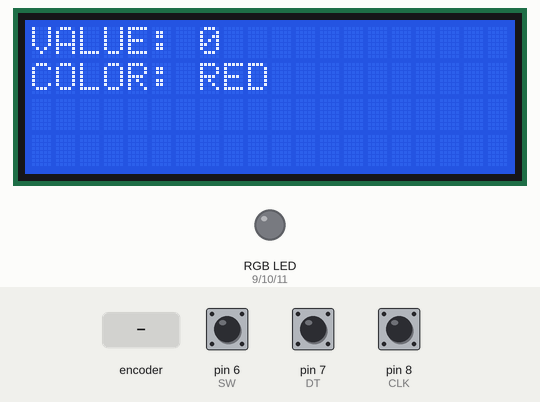
This sketch was run on a simulated Arduino Uno, built with avr-gcc and run on an emulated ATmega328P. Shown: 20×4 character LCD, an RGB LED mixed from three pins (HIGH = lit). The test bench sets the inputs (shaded band); at power-on: pin 6 (SW) HIGH, pin 7 (DT) HIGH, pin 8 (CLK) HIGH. Dim RGB values are drawn brighter than linear.

Above: at 1.2 s.
1.3 s: pin 6 (SW) pulled LOW for 0.15 s
At 2.5 s:
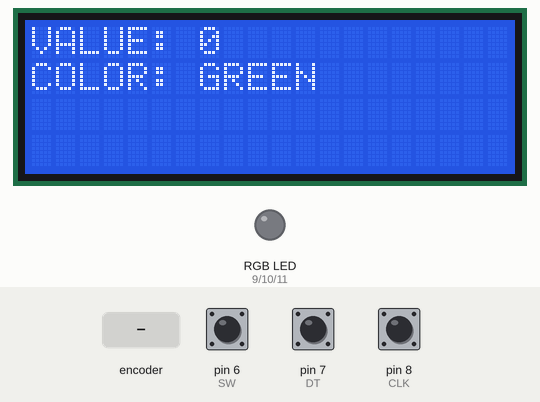
2.9 s: pin 6 (SW) pulled LOW for 1 s
At 3.9 s:
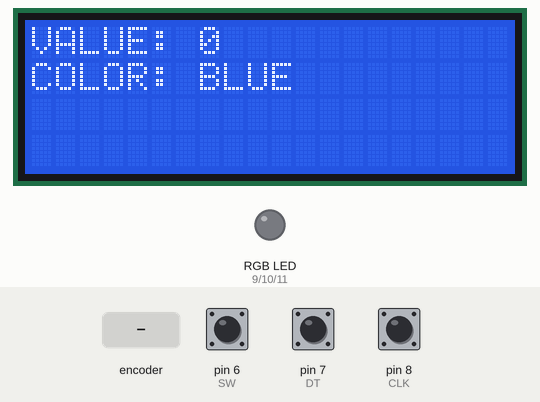
5.4 s: rotary encoder on pin 8 (CLK) / pin 7 (DT) turned 3 steps (first pin leading)
At 5.72 s:
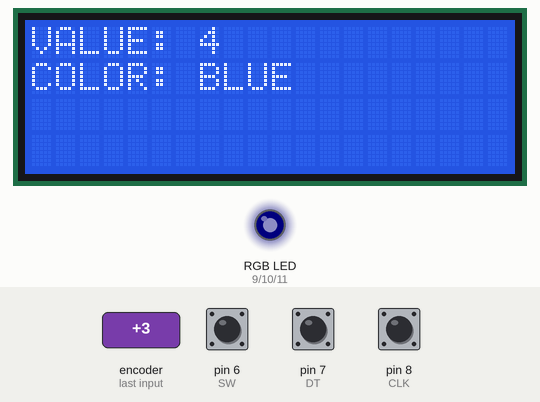
7.5 s: rotary encoder on pin 8 (CLK) / pin 7 (DT) turned 1 step (first pin leading)
At 8.3 s:
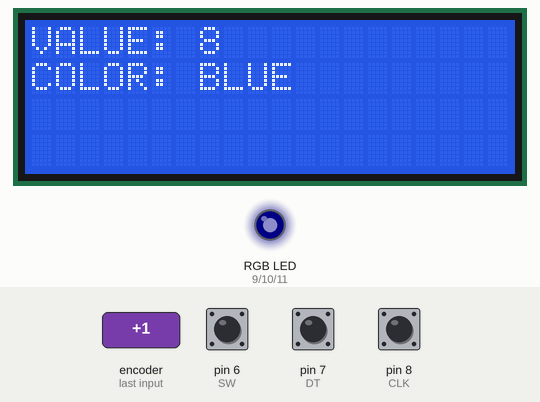
9.2 s: pin 6 (SW) pulled LOW for 0.15 s
At 9.9 s:
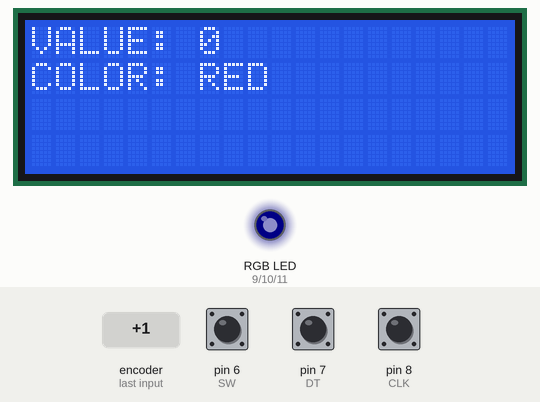
10.8 s: rotary encoder on pin 8 (CLK) / pin 7 (DT) turned 1 step (first pin leading)
At 12.0 s:
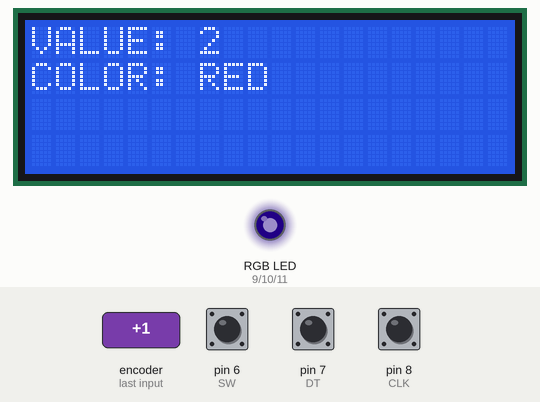
Timing chart, 0 to 13.5 s (numbered marks = the images above; inputs shaded):
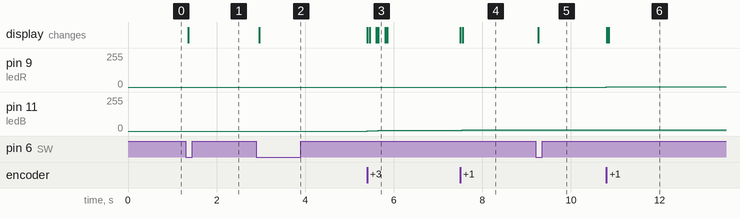

Measured:
- after the input at 1.3 s, the display: changes after 0.06 s (image 1)
- after the input at 2.9 s, the display: changes after 0.06 s (image 2)
- after the input at 5.4 s, pin 11 (ledB): 0/255 → 2/255 at once, → 4/255 0.20 s later, → 6/255 0.20 s later; the display: first changes at once (image 3 shows a later state)
- after the input at 7.5 s, pin 11 (ledB): 6/255 → 8/255 at once; the display: first changes at once (image 4 shows a later state)
- after the input at 9.2 s, the display: changes after 0.06 s (image 5)
- after the input at 10.8 s, pin 9 (ledR): 0/255 → 2/255 at once; the display: first changes at once (image 6 shows a later state)

The sketch:

FadeRGB_wi_encoder.ino
```cpp
#include <Wire.h>
#include <LiquidCrystal_I2C.h>
const int  en = 2, rw = 1, rs = 0, d4 = 4, d5 = 5, d6 = 6, d7 = 7, bl = 3;
const int i2c_addr = 0x27;
LiquidCrystal_I2C lcd(i2c_addr, en, rw, rs, d4, d5, d6, d7, bl, POSITIVE);
int SW = 6;             //Rotary encoder
int DT = 7;
int CLK = 8;
int ledR = 9;           // the PWM pin the LED is attached to
int ledG = 10;
int ledB = 11;
int brightnessR = 0;    // how bright the LED is
int brightnessG = 0;
int brightnessB = 0;
int counter = 0;
int colorSelect = 0;    // 0 for red, 1 for green, 2 for blue
int currentStateCLK;
int previousStateCLK;

unsigned long previousMillis = 0;
int buttonState;
int lastButtonState = HIGH;
unsigned long lastDebounceTime = 0;
unsigned long debounceDelay = 50;

void setup() {
  // declare pin 9 to be an output:
  pinMode(SW, INPUT_PULLUP);
  pinMode(DT, INPUT);
  pinMode(CLK, INPUT);
  pinMode(ledR, OUTPUT);
  pinMode(ledG, OUTPUT);
  pinMode(ledB, OUTPUT);
  lcd.begin(20,4);
  lcd.setCursor(0,0);lcd.print("VALUE: "); lcd.setCursor(7,0);lcd.print(0);
  lcd.setCursor(0,1);lcd.print("COLOR: "); lcd.setCursor(7,1);lcd.print("RED");
  previousStateCLK = digitalRead(CLK);
}

void loop() {
  int reading = digitalRead(SW);
  if (reading != lastButtonState) {lastDebounceTime = millis();}
  if ((millis() - lastDebounceTime) > debounceDelay) {
    if (reading != buttonState) {
      buttonState = reading;
      if (buttonState == LOW) {
        colorSelect++;
        if ( colorSelect >= 3 ){colorSelect = 0;}
        lcd.setCursor(7,1);lcd.print("     ");
        if (colorSelect == 0){lcd.setCursor(7,1);lcd.print("RED");
                              if (brightnessR <=0){lcd.setCursor(7,0); lcd.print(0); }
                              if (brightnessR > 0){lcd.setCursor(7,0); lcd.print("   ");
                              lcd.setCursor(7,0); lcd.print(brightnessR);}
                             }
        if (colorSelect == 1){lcd.setCursor(7,1);lcd.print("GREEN");
                              if (brightnessG <=0){lcd.setCursor(7,0); lcd.print(0); }
                              if (brightnessG > 0){lcd.setCursor(7,0); lcd.print("   ");
                              lcd.setCursor(7,0); lcd.print(brightnessG);}
                             }
        if (colorSelect == 2){lcd.setCursor(7,1);lcd.print("BLUE");
                              if (brightnessB <=0){lcd.setCursor(7,0); lcd.print(0); }
                              if (brightnessB > 0){lcd.setCursor(7,0); lcd.print("   ");
                              lcd.setCursor(7,0); lcd.print(brightnessB);}
                             }
  }
    }
  }
  lastButtonState = reading;

  currentStateCLK = digitalRead(CLK);
  if (currentStateCLK != previousStateCLK) {rotaryEncoder();}
}

void rotaryEncoder(){
  if (digitalRead(DT) != currentStateCLK) {
      if (colorSelect == 0){brightnessR ++;}
      if (colorSelect == 1){brightnessG ++;}
      if (colorSelect == 2){brightnessB ++;}
    }
    else {
      if (colorSelect == 0){brightnessR --;}
      if (colorSelect == 1){brightnessG --;}
      if (colorSelect == 2){brightnessB --;}
    }
    previousStateCLK = currentStateCLK;

    if (colorSelect == 0){analogWrite(ledR, brightnessR);
                         if (brightnessR <=0){lcd.setCursor(7,0); lcd.print(0); }
                         if (brightnessR > 0){lcd.setCursor(7,0); lcd.print("   ");
                         lcd.setCursor(7,0); lcd.print(brightnessR);}
                         }

    if (colorSelect == 1){analogWrite(ledG, brightnessG);
                         if (brightnessG <=0){lcd.setCursor(7,0); lcd.print(0); }
                         if (brightnessG > 0){lcd.setCursor(7,0); lcd.print("   ");
                         lcd.setCursor(7,0); lcd.print(brightnessG);}
                         }

    if (colorSelect == 2){analogWrite(ledB, brightnessB);
                         if (brightnessB <=0){lcd.setCursor(7,0); lcd.print(0); }
                         if (brightnessB > 0){lcd.setCursor(7,0); lcd.print("   ");
                         lcd.setCursor(7,0); lcd.print(brightnessB);}
                         }
}
```
